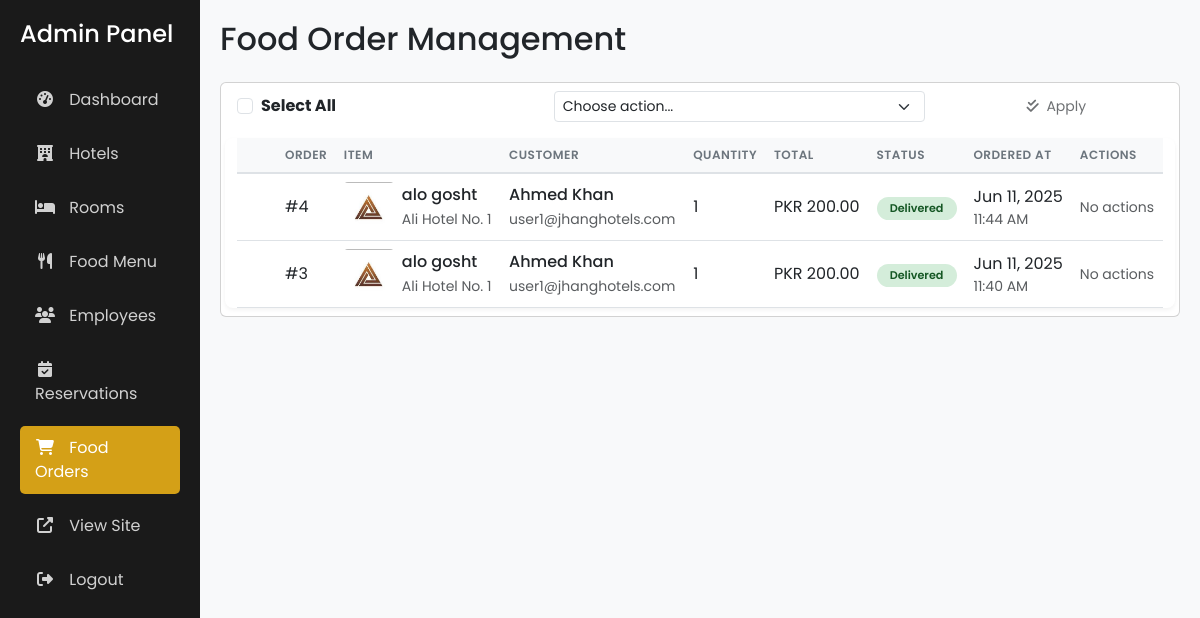
Screenshot of /admin/food_orders.php (signed in) with the database file from the repository.
### tables this page shows
CREATE TABLE `food_orders` (
  `id` int(11) NOT NULL,
  `user_id` int(11) NOT NULL,
  `hotel_id` int(11) NOT NULL,
  `menu_item_id` int(11) NOT NULL,
  `quantity` int(11) NOT NULL,
  `total_price` decimal(10,2) NOT NULL,
  `order_status` enum('pending','confirmed','cancelled','delivered') DEFAULT 'pending',
  `created_at` timestamp NOT NULL DEFAULT current_timestamp()
);

CREATE TABLE `hotel_menu` (
  `id` int(11) NOT NULL,
  `hotel_id` int(11) NOT NULL,
  `item_name` varchar(100) NOT NULL,
  `price` decimal(10,2) NOT NULL,
  `is_available` tinyint(1) DEFAULT 1,
  `image_url` varchar(255) DEFAULT NULL
);

CREATE TABLE `hotels` (
  `id` int(11) NOT NULL,
  `name` varchar(100) NOT NULL,
  `description` text DEFAULT NULL,
  `address` text NOT NULL,
  `city` varchar(50) NOT NULL,
  `phone` varchar(20) DEFAULT NULL,
  `email` varchar(100) DEFAULT NULL,
  `website` varchar(100) DEFAULT NULL,
  `image_url` varchar(255) DEFAULT NULL,
  `created_at` timestamp NOT NULL DEFAULT current_timestamp(),
  `updated_at` timestamp NOT NULL DEFAULT current_timestamp() ON UPDATE current_timestamp(),
  `vendor_id` int(11) NOT NULL
);

CREATE TABLE `users` (
  `id` int(11) NOT NULL,
  `username` varchar(50) NOT NULL,
  `email` varchar(100) NOT NULL,
  `password` varchar(255) NOT NULL,
  `role` enum('admin','user') DEFAULT 'user',
  `created_at` timestamp NOT NULL DEFAULT current_timestamp(),
  `first_name` varchar(50) NOT NULL,
  `last_name` varchar(50) NOT NULL,
  `phone` varchar(20) DEFAULT NULL,
  `address` text DEFAULT NULL,
  `profile_image` varchar(255) DEFAULT NULL,
  `vendor_id` int(11) NOT NULL DEFAULT 0
);

### admin/food_orders.php (the view, shortened to what this page needs)
<?php
require_once '../config/database.php';
$filter_user_id = isset($_GET['user_id']) ? (int)$_GET['user_id'] : null;
$sql = "SELECT fo.*, h.name AS hotel_name, hm.item_name, hm.image_url,
               CONCAT(u.first_name, ' ', u.last_name) AS customer_name, u.phone, u.email
        FROM food_orders fo
        JOIN hotels h ON fo.hotel_id = h.id
        JOIN hotel_menu hm ON fo.menu_item_id = hm.id
        JOIN users u ON fo.user_id = u.id
        WHERE 1=1";
$params = [];
$types = "";
if ($filter_user_id) {
    $sql .= " AND fo.user_id = ?";
    $params[] = $filter_user_id;
    $types .= "i";
    $user_sql = "SELECT CONCAT(first_name, ' ', last_name) AS full_name FROM users WHERE id = ?";
    $user_stmt = mysqli_prepare($conn, $user_sql);
    if ($user_stmt) {
        mysqli_stmt_bind_param($user_stmt, "i", $filter_user_id);
        mysqli_stmt_execute($user_stmt);
        $user_result = mysqli_stmt_get_result($user_stmt);
        $username_filter = ($user_row = mysqli_fetch_assoc($user_result)) ? " for " . htmlspecialchars($user_row['full_name']) : '';
        mysqli_stmt_close($user_stmt);
    } else {
        $error = "Error fetching user: " . mysqli_error($conn);
        $username_filter = '';
    }
} else {
    $username_filter = '';
}
$sql .= " ORDER BY fo.order_status = 'pending' DESC, fo.created_at DESC";
$stmt = mysqli_prepare($conn, $sql);
if ($stmt) {
    mysqli_stmt_execute($stmt);
    $food_orders = mysqli_stmt_get_result($stmt);
} else {
    $error = "Error preparing query: " . mysqli_error($conn);
}
?>
<!DOCTYPE html>
<html lang="en">
<head>
    <link href="https://cdn.jsdelivr.net/npm/bootstrap@5.3.0/dist/css/bootstrap.min.css" rel="stylesheet">
    <link rel="stylesheet" href="https://cdnjs.cloudflare.com/ajax/libs/font-awesome/6.4.2/css/all.min.css">
</head>
<body>
    <div class="container-fluid">
        <div class="row">
            <div class="col-md-3 col-lg-2 sidebar">
                <h4 class="mb-4">Admin Panel</h4>
                <nav class="nav flex-column">
                    <a class="nav-link" href="dashboard.php"><i class="fas fa-tachometer-alt"></i> Dashboard</a>
                    <a class="nav-link" href="hotels.php"><i class="fas fa-hotel"></i> Hotels</a>
                    <a class="nav-link" href="rooms.php"><i class="fas fa-bed"></i> Rooms</a>
                    <a class="nav-link" href="food.php"><i class="fas fa-utensils"></i> Food Menu</a>
                    <a class="nav-link" href="users.php"><i class="fas fa-users"></i> Employees</a>
                    <a class="nav-link" href="reservations.php"><i class="fas fa-calendar-check"></i> Reservations</a>
                    <a class="nav-link active" href="food_orders.php"><i class="fas fa-shopping-cart"></i> Food Orders</a>
                    <a class="nav-link" href="../index.php" target="_blank"><i class="fas fa-external-link-alt"></i> View Site</a>
                    <a class="nav-link" href="../logout.php"><i class="fas fa-sign-out-alt"></i> Logout</a>
                </nav>
            </div>
            <div class="col-md-9 col-lg-10 main-content">
                <h2 class="mb-4">Food Order Management<?php echo $username_filter; ?></h2>
                <div class="row mb-3">
                    <div class="col-12">
                        <div class="card">
                            <div class="card-body py-2">
                                <form method="POST" action="" id="bulkActionForm" class="row align-items-center">
                                    <div class="col-md-4 mb-2 mb-md-0">
                                        <div class="form-check">
                                            <input class="form-check-input" type="checkbox" id="selectAllOrders">
                                            <label class="form-check-label fw-bold" for="selectAllOrders">
                                                Select All
                                            </label>
                                        </div>
                                    </div>
                                    <div class="col-md-5 mb-2 mb-md-0">
                                        <select name="status" id="bulkActionSelect" class="form-select form-select-sm" required>
                                            <option value="">Choose action...</option>
                                        </select>
                                    </div>
                                    <div class="col-md-3">
                                        <button type="submit" name="update_status" class="btn btn-sm btn-custom w-100" id="bulkActionSubmit">
                                            <i class="fas fa-check-double me-1"></i> Apply
                                        </button>
                                    </div>
                                    <div class="table-responsive mt-3">
                                        <table class="table table-hover align-middle">
                                            <thead>
                                                <tr>
                                                    <th width="40"></th>
                                                    <th>Order</th>
                                                    <th>Item</th>
                                                    <th>Customer</th>
                                                    <th>Quantity</th>
                                                    <th>Total</th>
                                                    <th>Status</th>
                                                    <th>Ordered At</th>
                                                    <th>Actions</th>
                                                </tr>
                                            </thead>
                                            <tbody>
                                                <?php
                                                if ($food_orders && mysqli_num_rows($food_orders) > 0) {
                                                    mysqli_data_seek($food_orders, 0);
                                                }
                                                if ($food_orders && mysqli_num_rows($food_orders) > 0):
                                                    while($order = mysqli_fetch_assoc($food_orders)):
                                                        $status_class = strtolower($order['order_status']);
                                                ?>
                                                <tr class="status-<?php echo $status_class; ?>">
                                                    <td data-label="Select">
                                                    </td>
                                                    <td data-label="Order">#<?php echo $order['id']; ?></td>
                                                    <td data-label="Item">
                                                        <div class="d-flex align-items-center">
                                                            <?php if (!empty($order['image_url'])): ?>
                                                                <img src="../<?php echo htmlspecialchars($order['image_url']); ?>" alt="<?php echo htmlspecialchars($order['item_name']); ?>" class="order-image me-2">
                                                            <?php else: ?>
                                                                <img src="https://images.unsplash.com/photo-1504674900247-087703934569" alt="Food Placeholder" class="order-image me-2">
                                                            <?php endif; ?>
                                                            <div>
                                                                <div class="fw-medium"><?php echo htmlspecialchars($order['item_name']); ?></div>
                                                                <small class="text-muted"><?php echo htmlspecialchars($order['hotel_name']); ?></small>
                                                            </div>
                                                        </div>
                                                    </td>
                                                    <td data-label="Customer">
                                                        <div class="fw-medium"><?php echo htmlspecialchars($order['customer_name']); ?></div>
                                                        <small class="text-muted"><?php echo htmlspecialchars($order['email']); ?></small>
                                                    </td>
                                                    <td data-label="Quantity"><?php echo $order['quantity']; ?></td>
                                                    <td data-label="Total">PKR <?php echo number_format($order['total_price'], 2); ?></td>
                                                    <td data-label="Status">
                                                        <span class="status-badge status-<?php echo $status_class; ?>">
                                                            <?php echo ucfirst($order['order_status']); ?>
                                                        </span>
                                                    </td>
                                                    <td data-label="Ordered At">
                                                        <?php echo date('M d, Y', strtotime($order['created_at'])); ?>
                                                        <small class="d-block text-muted"><?php echo date('h:i A', strtotime($order['created_at'])); ?></small>
                                                    </td>
                                                    <td data-label="Actions">
                                                        <div class="action-buttons">
                                                            <?php if ($order['order_status'] === 'pending'): ?>
                                                                <button type="button" class="btn btn-success btn-sm"
                                                                        onclick="submitSingleOrder(<?php echo $order['id']; ?>, 'confirmed', 'confirm this order')">
                                                                    <i class="fas fa-check"></i>
                                                                </button>
                                                                <button type="button" class="btn btn-info btn-sm"
                                                                        onclick="submitSingleOrder(<?php echo $order['id']; ?>, 'delivered', 'mark this order as delivered')">
                                                                    <i class="fas fa-truck"></i>
                                                                </button>
                                                                <button type="button" class="btn btn-outline-danger btn-sm"
                                                                        onclick="submitSingleOrder(<?php echo $order['id']; ?>, 'cancelled', 'cancel this order')">
                                                                    <i class="fas fa-times"></i>
                                                                </button>
                                                            <?php else: ?>
                                                                <span class="text-muted small">No actions</span>
                                                            <?php endif; ?>
                                                        </div>
                                                    </td>
                                                </tr>
                                                <?php endwhile; ?>
                                                <?php endif; ?>
                                            </tbody>
                                        </table>
                                    </div>
                                </form>
                            </div>
                        </div>
                    </div>
                </div>
            </div>
        </div>
    </div>
</body>
</html>

### admin/food_orders.php (style rules this page uses)
body { font-family: 'Poppins', sans-serif; background-color: #f8f9fa; }
.sidebar { background: #1a1a1a; color: white; min-height: 100vh; padding: 20px; }
.sidebar .nav-link { color: rgba(255, 255, 255, 0.8); padding: 10px 15px; margin: 5px 0; border-radius: 5px; transition: all 0.3s; }
.sidebar .nav-link.active { background: #d4a017; color: white; }
.sidebar .nav-link i { margin-right: 10px; width: 20px; text-align: center; }
.main-content { padding: 20px; }
.table-responsive { background: white; border-radius: 8px; box-shadow: 0 2px 4px rgba(0,0,0,0.05); overflow: hidden; }
.table { margin-bottom: 0; }
.table thead th { background-color: #f8f9fa; border-bottom: 2px solid #dee2e6; font-weight: 600; text-transform: uppercase; font-size: 0.75rem; letter-spacing: 0.5px; color: #6c757d; white-space: nowrap; }
.table tbody tr { transition: background-color 0.2s; }
.table tbody tr.status-delivered { background-color: rgba(40, 167, 69, 0.05); }
.status-badge { font-size: 0.7rem; font-weight: 600; padding: 3px 8px; border-radius: 12px; text-transform: capitalize; display: inline-block; min-width: 80px; text-align: center; }
.status-delivered { background-color: #d4edda; color: #155724; }
.order-image { width: 50px; height: 50px; object-fit: cover; border-radius: 4px; }
.btn-custom { background-color: #d4a017; color: white; border: none; }

### rows the page displays
food_orders: id "4", menu_item.image_url (picture), menu_item.item_name "alo gosht", hotel.name "Ali Hotel No. 1", customer_name "Ahmed Khan", user.email "user1@jhanghotels.com", quantity "1", total_price "200.00", order_status "Delivered", created_at "Jun 11, 2025", created_at "11:44 AM", shows "No actions"
food_orders: id "3", menu_item.image_url (picture), menu_item.item_name "alo gosht", hotel.name "Ali Hotel No. 1", customer_name "Ahmed Khan", user.email "user1@jhanghotels.com", quantity "1", total_price "200.00", order_status "Delivered", created_at "Jun 11, 2025", created_at "11:40 AM", shows "No actions"
